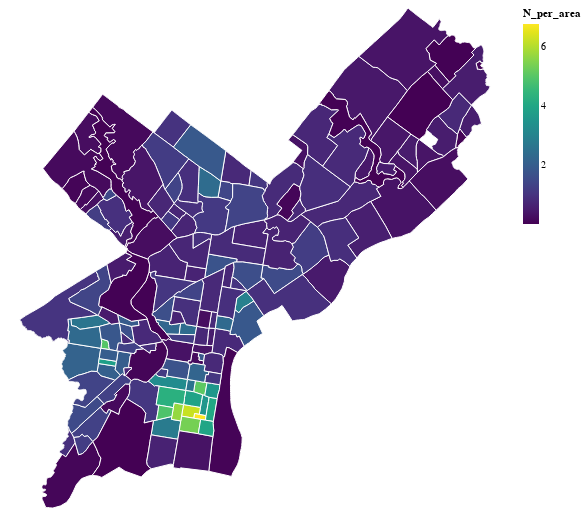

Here is the notebook cell this chart was saved with:
### Markdown cell above
### Interactive via altair

Altair charts accept `GeoDataFrames` as data and altair includes a "geoshape" mark, so choropleths are easy to make.


::: {.callout-important title="Altair and projections"}

Altair's support for different projections isn't the best. The recommended strategy is to convert your data to the desired CRS (e.g., EPSG:3857 or the local state plane projection (EPSG:2272 for Philadelphia)) and then tell altair not to project your data by including the following:

```python
chart.project(type="identity", reflectY=True)
```

:::

### Code cell
(
    alt.Chart(requests_by_hood)
    .mark_geoshape(stroke="white")
    .encode(
        tooltip=["N_per_area:Q", "ZillowName:N", "size:Q"],
        color=alt.Color("N_per_area:Q", scale=alt.Scale(scheme="viridis")),
    )
    # Important! Otherwise altair will try to re-project your data
    .project(type="identity", reflectY=True)
    .properties(width=500, height=500)
)

### Figure 1 — Vega-Lite specification as saved in the notebook (floating-point values rounded to 4 significant figures; data arrays with more than 128 entries replaced by an {"elided": "..."} marker saying what was removed)
{"config": {"view": {"continuousWidth": 300, "continuousHeight": 300}}, "data": {"name": "data-6908046c7bc5f1ebb463571df2609700"}, "mark": {"type": "geoshape", "stroke": "white"}, "encoding": {"color": {"field": "N_per_area", "scale": {"scheme": "viridis"}, "type": "quantitative"}, "tooltip": [{"field": "N_per_area", "type": "quantitative"}, {"field": "ZillowName", "type": "nominal"}, {"field": "size", "type": "quantitative"}]}, "height": 500, "projection": {"reflectY": true, "type": "identity"}, "width": 500, "$schema": "https://vega.github.io/schema/vega-lite/v5.8.0.json", "datasets": {"data-6908046c7bc5f1ebb463571df2609700": {"elided": "153 records"}}}
